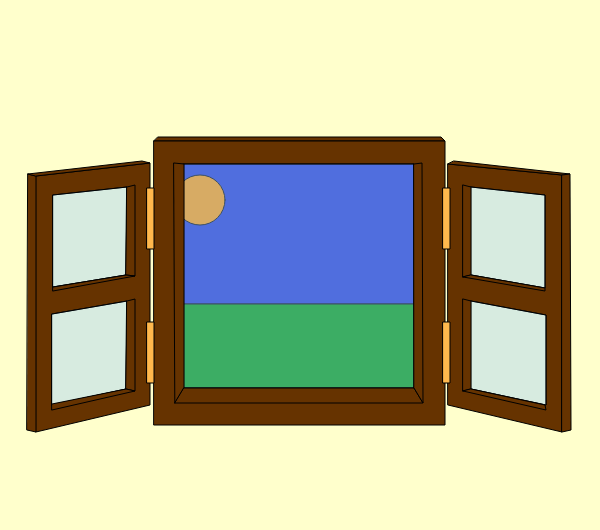
Frame 1 (no input)
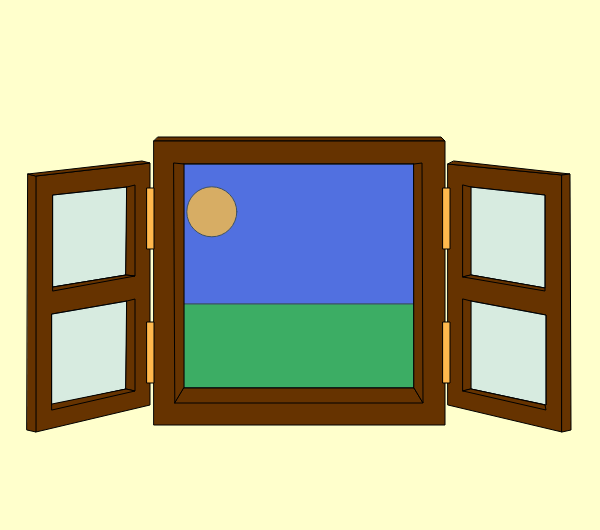
Frame 60 (no input)
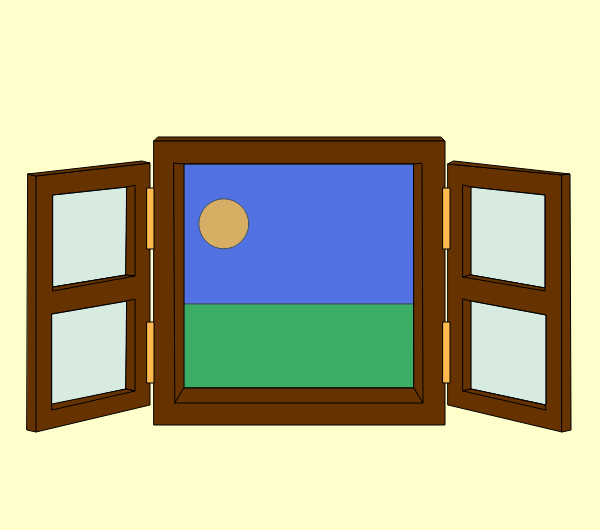
Frame 120 (the mouse pressed at the canvas centre since frame 60)

The p5.js sketch that drew these frames (run headless with seeded random() and noise() and a simulated clock; from frame 60 on, the mouse is pressed at the canvas centre):

// p5.js sketch
// ── sketch.js
var x=200;
var direccion=1;

function setup() {
createCanvas(600,530);
  }
function draw() {
background(255, 255, 204);

strokeWeight(1);
stroke(0);

//marco superior de la ventana
fill(102, 51, 0); 
quad(158,137,441,137,445,141,154,141); 

//marco ancho de la ventana
fill(102, 51, 0);
rect(154,141,291,284);

//cielo detras de la ventana
fill(x/6, x/4, 150+x/4);
rect(183,164,231,140);

//sol
fill(240+x/2,100+x/4,0);
ellipse(x,x,50)
x= x+0.2 *direccion;
if((x>375)||(x<200))
direccion=direccion *-1

//pasto detras de la ventana
fill(0, 153, 0);
rect(184,304,230,84);

//vidrio de la ventana
fill(153, 204, 255,100);
rect(184,164,230,224);

//bordes de madera izquierdo vidrio
fill(102, 51, 0);
quad(174,163,184,164,184,388,175,403);

//borde inferior madera vidrio
fill(102, 51, 0);
quad(184,388,414,388,423,403,175,403);

//borde de madera derecho vidrio
fill(102, 51, 0);
quad(414,164,422,163,423,403,414,388);

// puerta ventana izquierda

//cara 
fill(102, 51, 0);
quad(36,176,150,163,150,405,36,432);

//vidrio superior color pared
fill(255, 255, 204);
quad(53,195,127,187,126,275,53,287);


//borde izquierdo
fill(102, 51, 0);
quad(28,174,36,176,36,432,27,430);
//borde superior
fill(102, 51, 0);
quad(28,174,142,161,150,163,36,176);
//vidrio superior
fill(153, 204, 255,100);
quad(53,195,127,187,126,275,53,287);
//borde derecho
fill(102, 51, 0);
quad(127,187,135,185,135,276,126,275);
//borde inferior
fill(102, 51, 0,200);
quad(53,287,126,275,135,276,53,291);
//vidrio inferior color pared
fill(255, 255, 204);
quad(52,314,127,301,126,389,52,405);
//vidrio inferior
fill(153, 204, 255,100);
quad(52,314,127,301,126,389,52,405);
//borde derecho
fill(102, 51, 0);
quad(127,301,135,299,135,391,126,389);
//borde inferior
fill(102, 51, 0);
quad(52,404,126,389,135,391,52,410);



//puerta ventana derecha

//cara
fill(102, 51, 0);
quad(448,164,562,175,562,432,448,405);
//borde superior
fill(102, 51, 0);
quad(454,161,570,174,562,175,448,164);
//borde derecho
fill(102, 51, 0);
quad(562,175,570,174,571,430,562,432);
//vidrio superior color pared
fill(255, 255, 204);
quad(471,187,545,195,545,288,471,275);
//vidrio superior
fill(153, 204, 255,100);
quad(471,187,545,195,545,288,471,275);
//borde izquierdo
fill(102, 51, 0);
quad(463,185,471,187,471,275,463,277);
//borde inferior
fill(102, 51, 0);
quad(471,275,545,288,545,291,463,277);
//vidio inferior color pared
fill(255, 255, 204);
quad(471,301,546,315,546,405,471,389);
//vidio inferior
fill(153, 204, 255,100);
quad(471,301,546,315,546,405,471,389);
//borde izquierdo
fill(102, 51, 0);
quad(463,299,471,301,471,389,463,391);
//borde inferior
fill(102, 51, 0);
quad(471,389,545,405,546,410,463,391);

//visagra
fill(255, 184, 77);
rect(147,322,7,61);
rect(147,188,7,61);
rect(443,188,7,61);
rect(443,322,7,61);
} 
  
  
  
  
  
  
  
